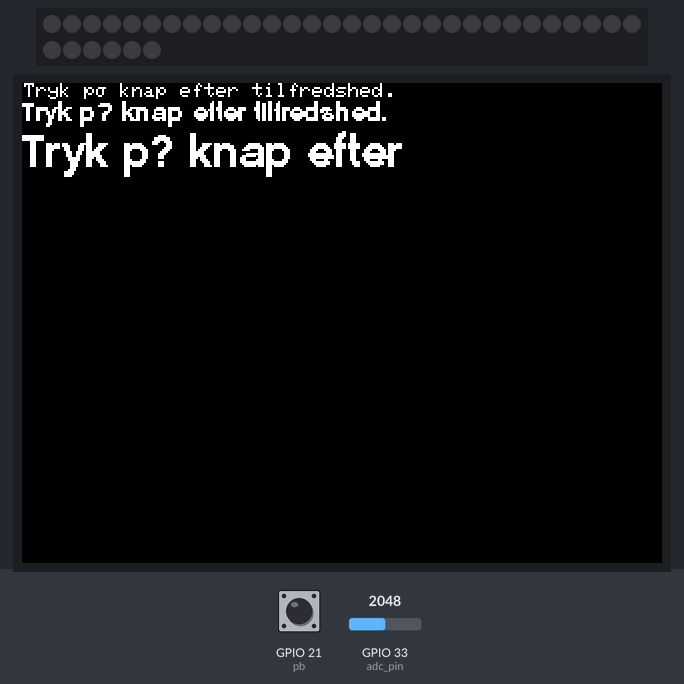
The program below on a simulated ESP32 board running MicroPython. On the bench: 36 RGB LEDs in strip order, left to right, continuing on the next row, 320×240 colour display. The test bench sets the inputs (shaded band); at power-on: GPIO 33 (adc_pin) = 2048, GPIO 21 (pb) HIGH (analog values on the 0–4095 scale). No radio messages arrive unless stated (any console line starting 'radio sent:' is added by the test bench); library files of the repository ran but are not shown: ili934xnew.py, m5stack.py, tt14.py, tt24.py, tt32.py; what the program prints to the serial console is not drawn.

Above: at 0.7 s.
At 1.1 s:
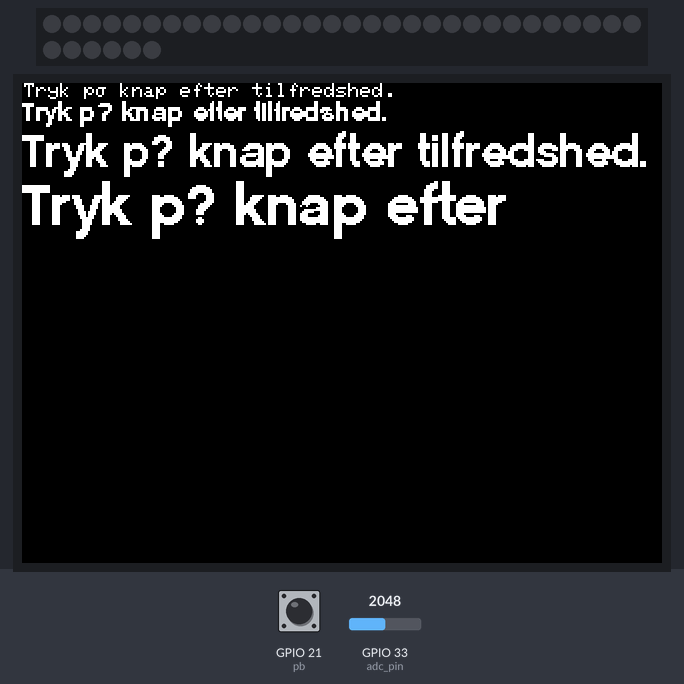
At 2.3 s:
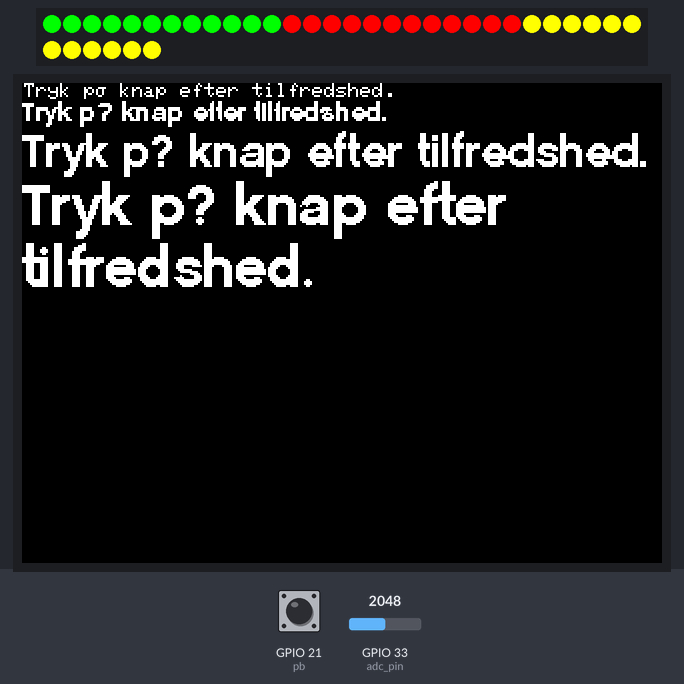
2.4 s: GPIO 33 (adc_pin) set to 1950
Timing chart, 0 to 5.4 s (numbered marks = the images above; inputs shaded):
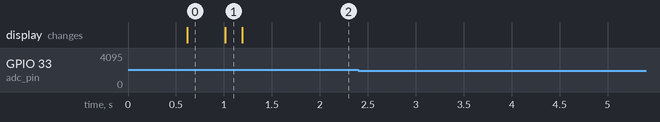

The program:

main.py
```python
import espnow
from ili934xnew import ILI9341, color565
from machine import Pin, SPI, ADC
import m5stack
import tt14
import tt24
import glcdfont
import tt14
import tt32
import network
from time import sleep
from neopixel import NeoPixel

n = 36
p = 22
np = NeoPixel(Pin(p, Pin.OUT), n)

def set_color(r, g, b):
    for i in range(n):
        np[i] = (r, g, b)
    np.write()

fonts = [glcdfont,tt14,tt24,tt32]

text = 'Tryk på knap efter tilfredshed.'

power = Pin(m5stack.TFT_LED_PIN, Pin.OUT)
power.value(1)

spi = SPI(
    2,
    baudrate=40000000,
    miso=Pin(m5stack.TFT_MISO_PIN),
    mosi=Pin(m5stack.TFT_MOSI_PIN),
    sck=Pin(m5stack.TFT_CLK_PIN))

display = ILI9341(
    spi,
    cs=Pin(m5stack.TFT_CS_PIN),
    dc=Pin(m5stack.TFT_DC_PIN),
    rst=Pin(m5stack.TFT_RST_PIN),
    w=320,
    h=240,
    r=3)

display.erase()
display.set_pos(0,0)
for ff in fonts:
    display.set_font(ff)
    display.print(text)

station = network.WLAN(network.STA_IF)
station.active(True)

esp_now = espnow.ESPNow()
esp_now.active(True)
peer = b'\xB0\xA7\x32\xDD\x6F\x30'
esp_now.add_peer(peer)


adc_pin = ADC(Pin(33))
adc_pin.atten(ADC.ATTN_11DB)

pb1 = 0
pb2 = 0
pb3 = 0
pb = Pin(21, Pin.IN)

while True:
    for i in range(n):
        if i < 12:
            np[i] = (0, 255, 0)
        elif i > 11 and i < 24:
            np[i] = (255,0,0)
        elif i > 23:
            np[i] = (255, 255, 0)
    np.write()
    adc_value = adc_pin.read()
    print(adc_value)
    if adc_value > 2600 and adc_value < 2800:
        print("knap 1 trykket")
        pb1 += 1
        esp_now.send(peer, "1")
    elif adc_value > 1800 and adc_value < 2000:
        print("knap 2 trykket")
        pb2 += 1
        esp_now.send(peer, "2")
    elif pb.value() == 0:
        print("knap 3 trykket")
        pb3 += 1
        esp_now.send(peer, "3")
    sleep(3)
```

boot.py
```python
import sys
sys.path.reverse()
print("\n\n\nESP32 starter op")
```

Measured:
- after the input at 2.4 s, every drawn part: stays the same
